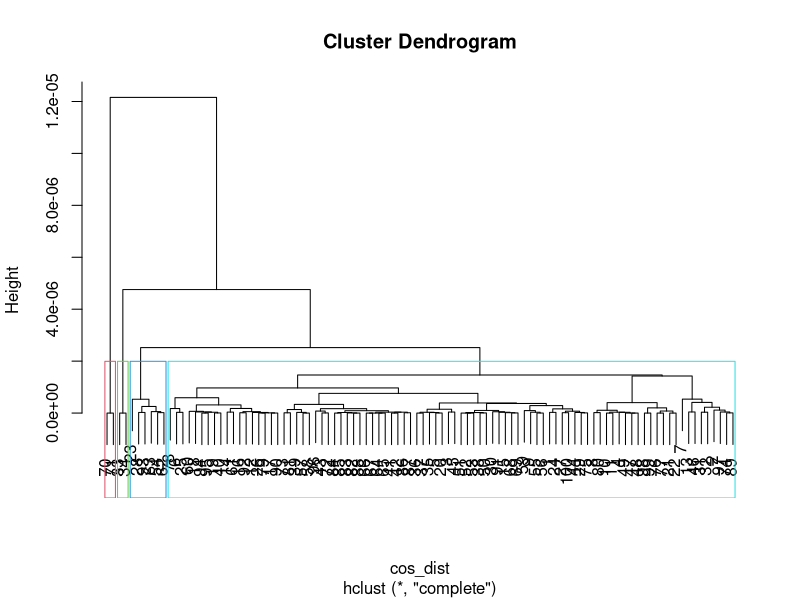
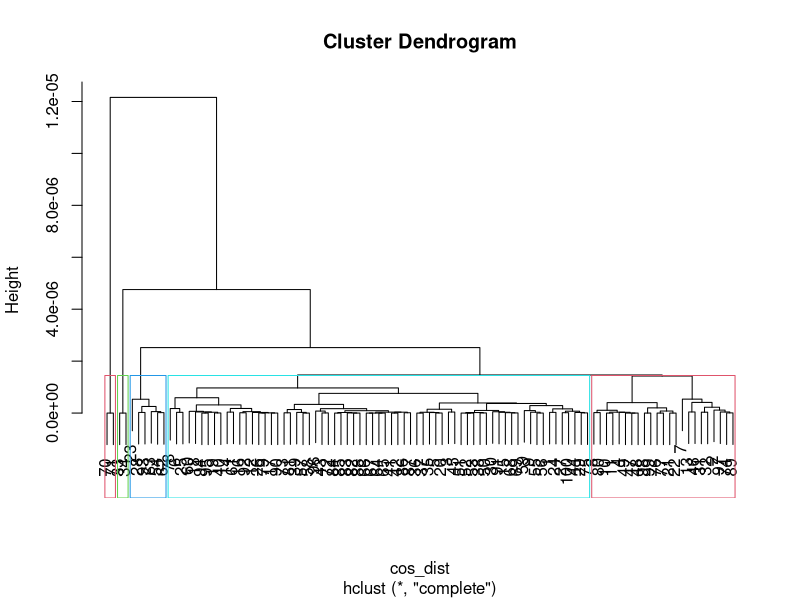
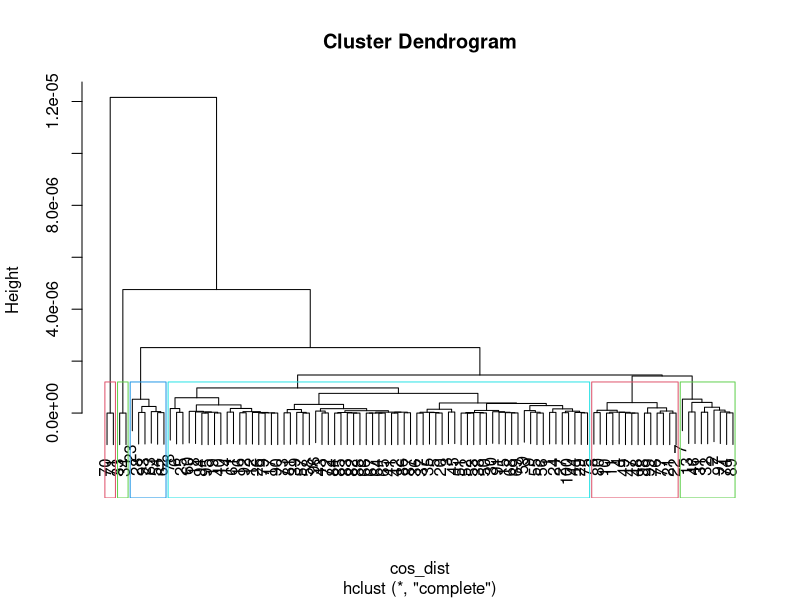
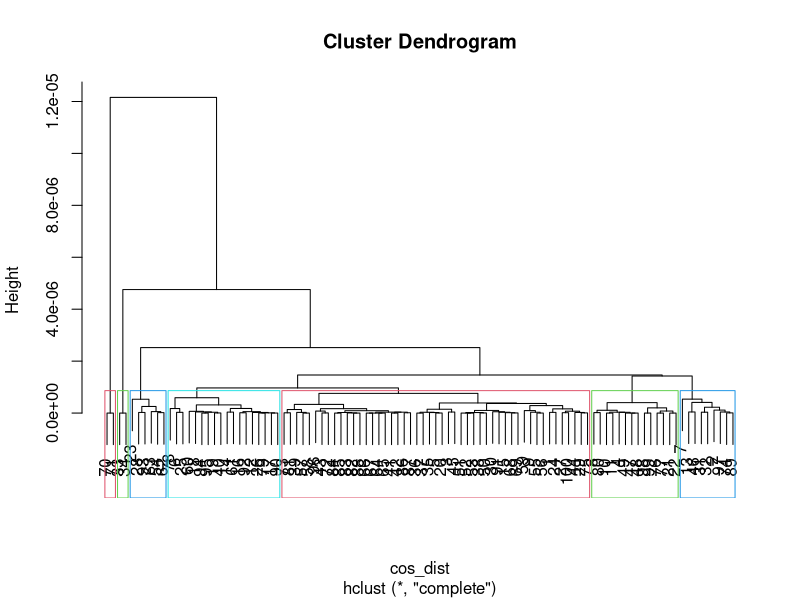

Write the R code that produced these figures, in order.
## ---- chunk 1
book <- read.csv('data/book_clustering.csv')
## ---- chunk 2
book <- head(book, 100)
## ---- chunk 3
head(book,5)
## ---- chunk 4
book_cluster <- book[3:7]
## ---- chunk 5
Matrix <- as.matrix(book_cluster)
## ---- chunk 6
sim <- Matrix / sqrt(rowSums(Matrix * Matrix))
## ---- chunk 7
sim <- sim %*% t(sim)
## ---- chunk 8
cos_dist<- as.dist(1 - sim)
## ---- chunk 9
book_cluster.label <- hclust(cos_dist, method = "complete")
## ---- chunk 10
#png(filename="book_dendrogram_4.png")
plot(book_cluster.label)
rect.hclust(book_cluster.label, k=4, border = 2:5)
## ---- chunk 11
png(filename="img/book_dendrogram_5.png")
plot(book_cluster.label)
rect.hclust(book_cluster.label, k=5, border = 2:5)
## ---- chunk 12
png(filename="img/book_dendrogram_6.png")
plot(book_cluster.label)
rect.hclust(book_cluster.label, k=6, border = 2:5)
## ---- chunk 13
png(filename="img/book_dendrogram_7.png")
plot(book_cluster.label)
rect.hclust(book_cluster.label, k=7, border = 2:5)
